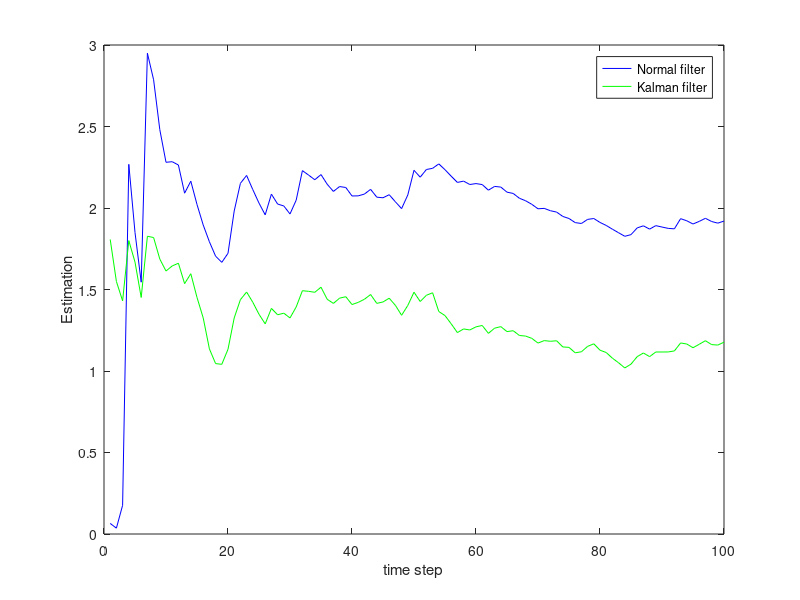

Recreate this plot in MATLAB.
%Prob 13(a)


clc;
close all;
clear;
kf=100;
R=1;
x=1;
xh_1=2;
xh_2=xh_1;
P=1;
xh_1Arr=[];
xh_2Arr=[];
for k=1:kf
    y=sqrt(x)*(1+randn(R));
    xh_1=((k-1)*xh_1+y^2)/k;
    yh=sqrt(xh_2);
    H=1/2/yh;
    M=yh;
    K=P*H'*inv(H*P*H'+M*R*M');
    xh_2=xh_2+K*(y-yh);
    P=(1-K*H)*P;
    xh_1Arr=[xh_1Arr xh_1];
    xh_2Arr=[xh_2Arr xh_2];
end
figure;
k=1:kf;
plot(k,xh_1Arr,'b',k,xh_2Arr,'g-');
xlabel('time step');ylabel('Estimation');legend('Normal filter','Kalman filter');